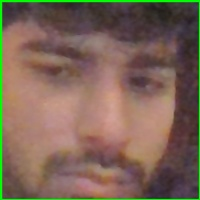
#> input picture database/1.1.jpg, 200 x 200 px, found by its file name
$ python detection.py
#> lines starting #> are read from the running program, lines starting #| are printed output that depends on the picture; after the words box and inside, x2 and y2 are one past the last pixel; in counts of white or black regions, pixels touching at a corner belong together
import cv2
import numpy as np
import os

# Define paths
face_database_path = 'D:/LECTURES/SEMESTER-5/Security and Forensic/Project/FacialID_CryptoLab_Project/database'
face_cascade_path = os.path.join(cv2.data.haarcascades, 'haarcascade_frontalface_default.xml')

# Load Haar cascade classifier
face_classifier = cv2.CascadeClassifier(face_cascade_path)

# List of face image files in the database
files_in_faceDB = [f for f in os.listdir(face_database_path) if f.endswith('.jpg')]

def train_data_classifier():
    # Function to train the face recognition model
    Training_Data, Labels = [], []

    for i, file in enumerate(files_in_faceDB):
        image_path = os.path.join(face_database_path, file)
        img = cv2.imread(image_path, cv2.IMREAD_GRAYSCALE)
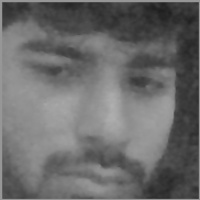
#> img: shape (200, 200); min 31, max 175, mean 106.5
        img = cv2.resize(img, (200, 200))
        Training_Data.append(np.asarray(img, dtype=np.uint8))
        Labels.append(i)
#> pass 2 of the loop in train_data_classifier, `for i, file in enumerate(files_in_faceDB):`:
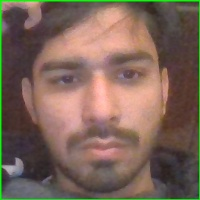
#> input picture database/1.100.jpg, 200 x 200 px, found by its file name
#> in train_data_classifier, `img = cv2.imread(image_path, cv2.IMREAD_GRAYSCALE)`:
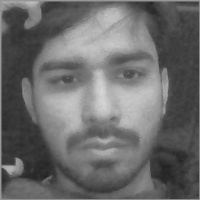
#> img: shape (200, 200); min 33, max 215, mean 106.9
#> pass 3 of the loop in train_data_classifier, `for i, file in enumerate(files_in_faceDB):`:
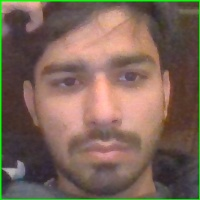
#> input picture database/1.102.jpg, 200 x 200 px, found by its file name
#> in train_data_classifier, `img = cv2.imread(image_path, cv2.IMREAD_GRAYSCALE)`:
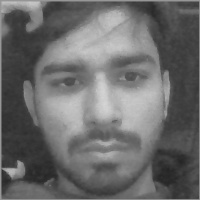
#> img: shape (200, 200); min 36, max 214, mean 107.1
#> the loop made 4 passes; the first 3 are shown
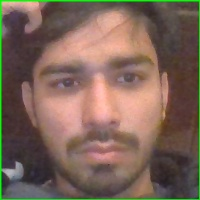
#> input picture database/1.105.jpg, 200 x 200 px, given in place of the camera
#> further down, frame is the input picture: shape (200, 200, 3); mean B, G, R 88.6, 101.7, 124.8

    Labels = np.asarray(Labels, dtype=np.int32)

    m = cv2.face.LBPHFaceRecognizer_create()
    m.train(np.asarray(Training_Data), np.asarray(Labels))
    print("Dataset Model Training Complete!!!!!")
    return m

def face_detector(img, size=0.5):
    # Function to detect faces in an image
#> called with size = 0.5
    gray = cv2.cvtColor(img, cv2.COLOR_BGR2GRAY)
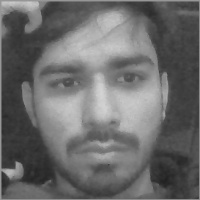
#> gray: shape (200, 200); min 33, max 212, mean 107.1
    faces = face_classifier.detectMultiScale(gray, scaleFactor=1.1, minNeighbors=5, minSize=(30, 30))
#> faces = [[21, 19, 160, 160]]

    if len(faces) == 0:
        return img, []

    for (x, y, w, h) in faces:
        cv2.rectangle(img, (x, y), (x + w, y + h), (0, 255, 0), 2)
        roi = img[y:y + h, x:x + w]
        roi = cv2.resize(roi, (200, 200))
#> this loop made 1 pass
#> pass 1, in face_detector, `roi = img[y:y + h, x:x + w]`:
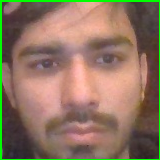
#> roi: shape (160, 160, 3); mean B, G, R 97.4, 117, 142.7
#> after the loop:
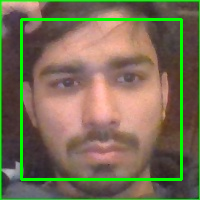
#> img: shape (200, 200, 3); 4.79% of pixels changed, all inside (x1, y1, x2, y2) = (20, 18, 183, 181)

    return img, faces

cap = cv2.VideoCapture(0)
count = 0
model = train_data_classifier()
i = 0
while True:
    ret, frame = cap.read()
    img, faces = face_detector(frame)  # faces is a list of faces
#> faces = [[21, 19, 160, 160]]
    for (x, y, w, h) in faces:
        try:
            face = cv2.cvtColor(frame[y:y + h, x:x + w], cv2.COLOR_BGR2GRAY)  # Convert each face to grayscale
            result = model.predict(face)

            if result[1] < 100:
                confidence = int(100 * (1 - (result[1]) / 300))
                print(confidence)
                i=confidence
            # else:
            #     confidence = 0

            if confidence > 65:
                i =  i = (i % len(files_in_faceDB))  # Assuming you have only one result
                P_name_with_extension = os.path.basename(files_in_faceDB[result[i]])
                P_name_parts = P_name_with_extension.split('.')
                P_name = P_name_parts[0]
                cv2.putText(img, P_name, (x, y - 10), cv2.FONT_HERSHEY_COMPLEX, 1, (255, 255, 255), 1)
                cv2.imshow('Face Cropper', img)
                count += 1

                if count == 100:
                    print(P_name)
                    print("Login Successfully!!!")
                    break
            else:
                cv2.putText(img, "Unknown", (x, y - 10), cv2.FONT_HERSHEY_COMPLEX, 1, (0, 0, 255), 1)
                cv2.imshow('Face Cropper', img)
        except Exception as e:
            cv2.putText(img, "Face Not Found", (x, y - 10), cv2.FONT_HERSHEY_COMPLEX, 1, (255, 0, 0), 1)
            cv2.imshow('Face Cropper', img)
            pass
#> this loop made 1 pass
#> (x, y, w, h, result, confidence, i) on pass 1: (21, 19, 160, 160, (3, 54.57), 81, 1)
#| 81
#> pass 1, `face = cv2.cvtColor(frame[y:y + h, x:x + w], cv2.COLOR_BGR2GRAY)`:
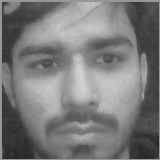
#> face: shape (160, 160); min 36, max 212, mean 122.5
#> pass 1, `cv2.imshow('Face Cropper', img)`:
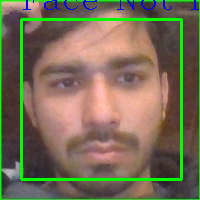
#> window 'Face Cropper': shape (200, 200, 3); mean B, G, R 86.6, 109.6, 119.7
#> after the loop, count = 0

    cv2.imshow('Face Cropper', img)
    if cv2.waitKey(1) == 13:
#> (key Esc is pressed here)
        print("Login Failed. Face not recognized.")
        break

# Release resources outside the loop
cap.release()
cv2.destroyAllWindows()
